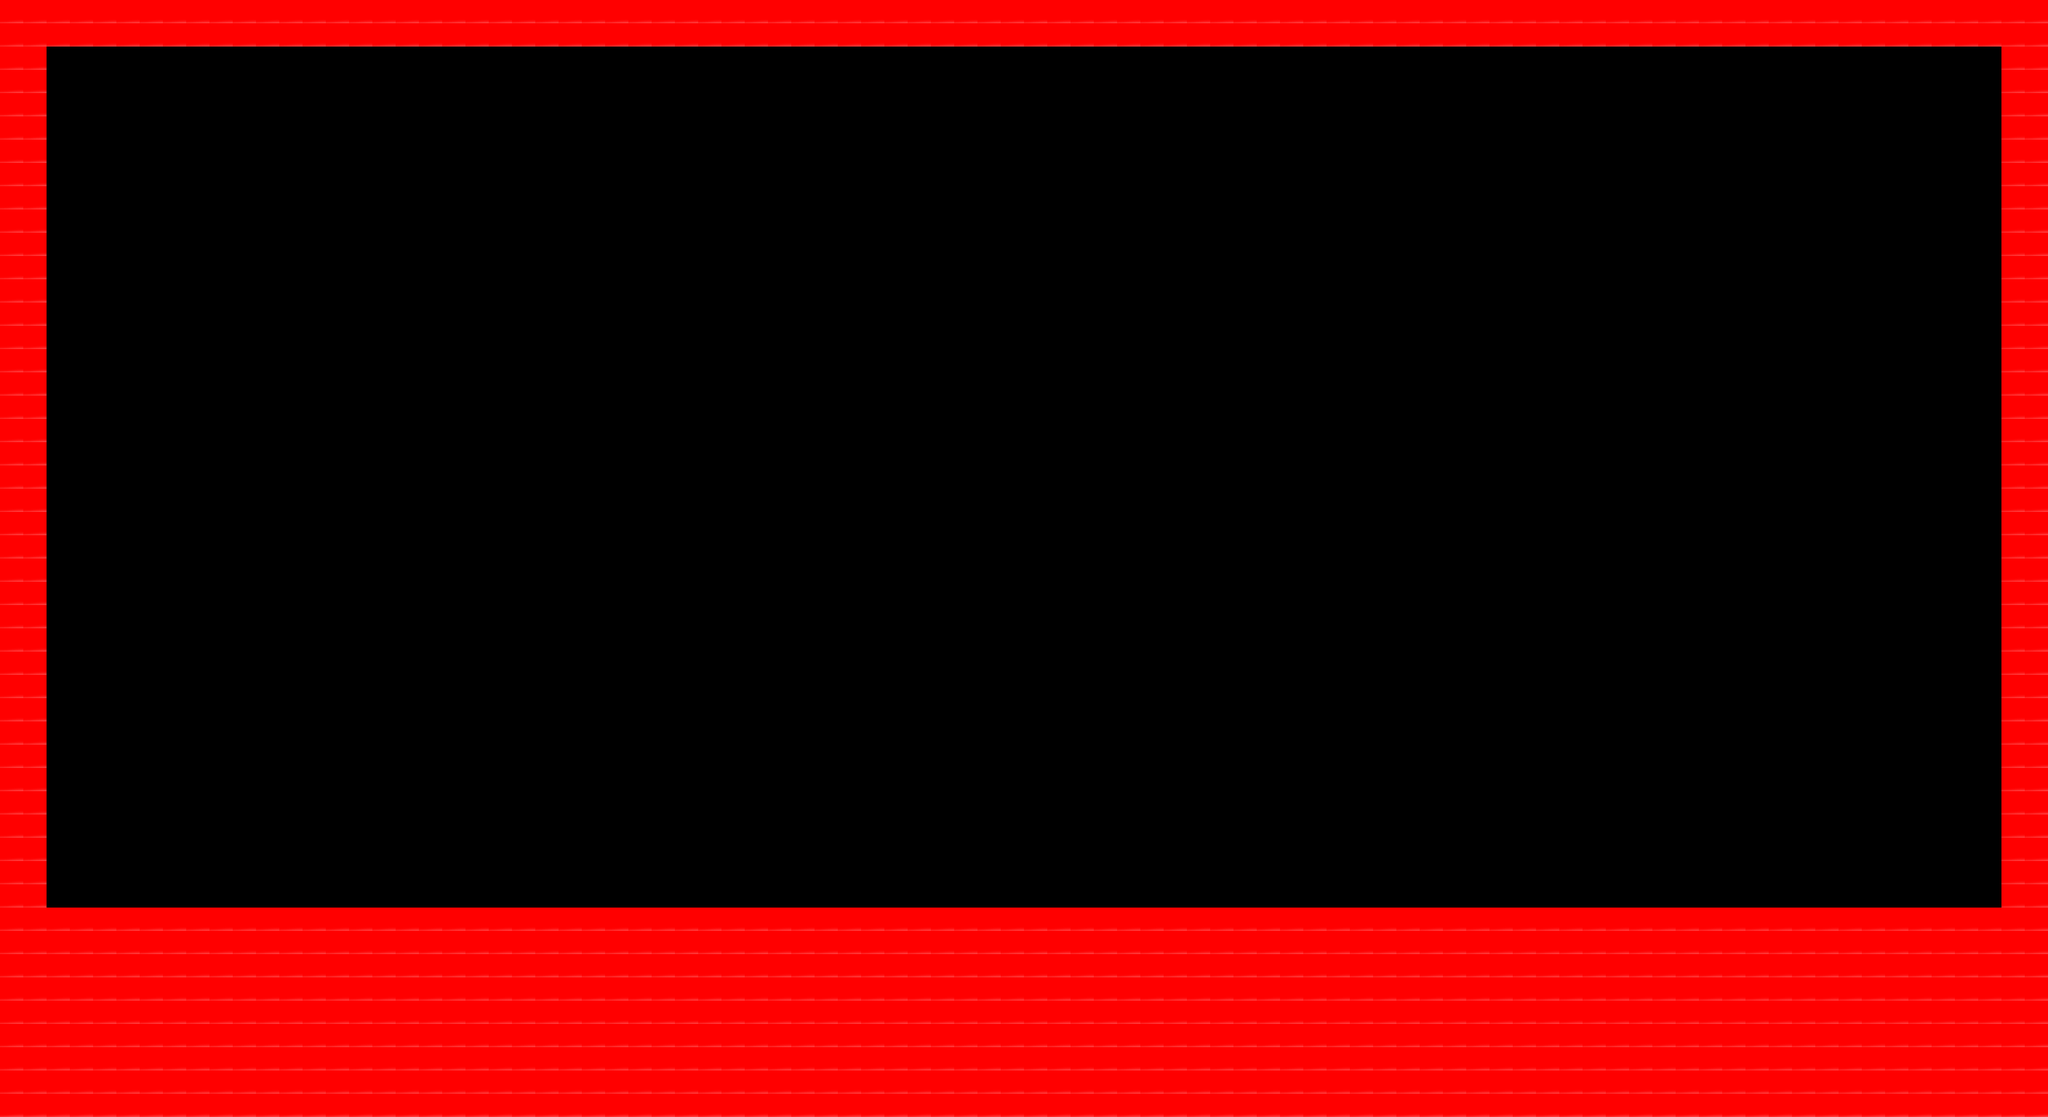

This game map was drawn from its Tiled (.tmx) file and the tilesets committed beside it. A one-line description and the trimmed map source follow:
An orthogonal 88x48 tile map with 32x32 px tiles, 1 tile layer (Collisions) and 2 objects (SpawnDepuisMage, SpawnMage).

<map version="1.10" tiledversion="1.12.1" orientation="orthogonal" renderorder="right-down" width="88" height="48" tilewidth="32" tileheight="32" infinite="0" nextlayerid="5" nextobjectid="3">
 <tileset firstgid="1" source="tiles_jeu.tsx" />
 <imagelayer id="2" name="Background">
  <image source="../images/FEUD'ARTIPETE.png" width="2816" height="1536" />
 </imagelayer>
 <layer id="3" name="Collisions" width="88" height="48">
  <data>[4224 cells, 1116 non-empty, 1 distinct tile ids]</data>
 </layer>
 <objectgroup id="4" name="Objets">
  <object id="1" type="SpawnDepuisMage" x="453.863" y="1223.12">
   <point />
  </object>
  <object id="2" type="SpawnMage" x="1897.51" y="1217.99">
   <point />
  </object>
 </objectgroup>
</map>
